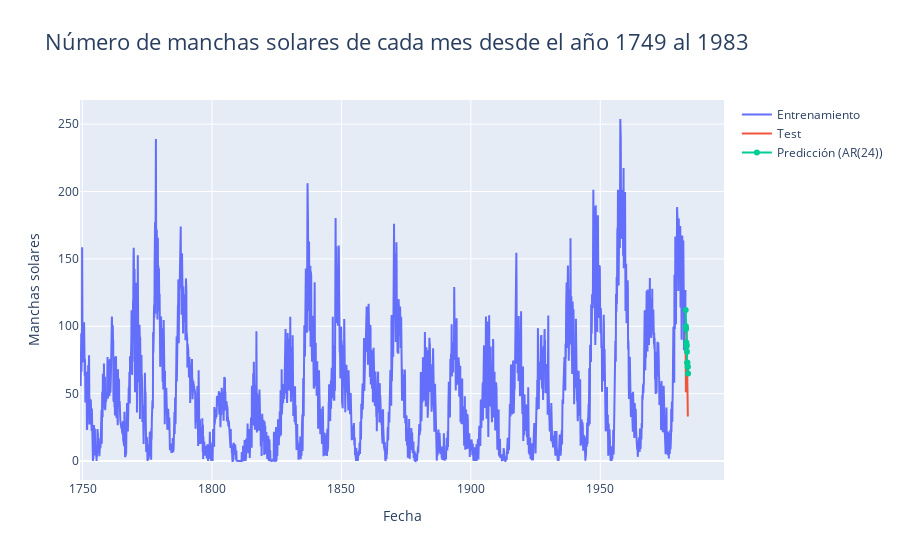

The code cell stored with this chart in its notebook:
### Code cell
import plotly.graph_objects as go
fig = go.Figure()

fig.add_trace(go.Scatter(
    x=df_train_spot.index,
    y=df_train_spot['Sunspots'],
    name="Entrenamiento",
    mode="lines"
    ))

fig.add_trace(go.Scatter(
    x=df_test_spot.index,
    y=df_test_spot['Sunspots'],
    name="Test",
    mode="lines"
    ))

fig.add_trace(go.Scatter(
    x=pred_ar_26_1_2.index,
    y=pred_ar_26_1_2,
    name="Predicción (AR(24))",
    mode="markers+lines"
    ))

fig.update_layout(title="Número de manchas solares de cada mes desde el año 1749 al 1983",
                  title_font_size=22,
                  xaxis_title = 'Fecha',
                  yaxis_title= 'Manchas solares'
                  )

fig.show()

### Figure 1 — Plotly figure (JSON) as saved in the notebook; plotly's stock layout.template omitted (floating-point values rounded to 4 significant figures; data arrays with more than 128 entries replaced by an {"elided": "..."} marker saying what was removed)
{"data": [{"mode": "lines", "name": "Entrenamiento", "type": "scatter", "x": {"elided": "2808 str values"}, "y": {"elided": "2808 float values"}}, {"mode": "lines", "name": "Test", "type": "scatter", "x": ["1983-01-01T00:00:00", "1983-02-01T00:00:00", "1983-03-01T00:00:00", "1983-04-01T00:00:00", "1983-05-01T00:00:00", "1983-06-01T00:00:00", "1983-07-01T00:00:00", "1983-08-01T00:00:00", "1983-09-01T00:00:00", "1983-10-01T00:00:00", "1983-11-01T00:00:00", "1983-12-01T00:00:00"], "y": [84.3, 51, 66.5, 80.7, 99.2, 91.1, 82.2, 71.8, 50.3, 55.8, 33.3, 33.4]}, {"mode": "markers+lines", "name": "Predicción (AR(24))", "type": "scatter", "x": ["1983-01-01T00:00:00", "1983-02-01T00:00:00", "1983-03-01T00:00:00", "1983-04-01T00:00:00", "1983-05-01T00:00:00", "1983-06-01T00:00:00", "1983-07-01T00:00:00", "1983-08-01T00:00:00", "1983-09-01T00:00:00", "1983-10-01T00:00:00", "1983-11-01T00:00:00", "1983-12-01T00:00:00"], "y": [112, 100, 98, 88, 85, 86, 81, 73, 73, 70, 70, 65]}], "layout": {"title": {"font": {"size": 22}, "text": "Número de manchas solares de cada mes desde el año 1749 al 1983"}, "xaxis": {"title": {"text": "Fecha"}}, "yaxis": {"title": {"text": "Manchas solares"}}}}
